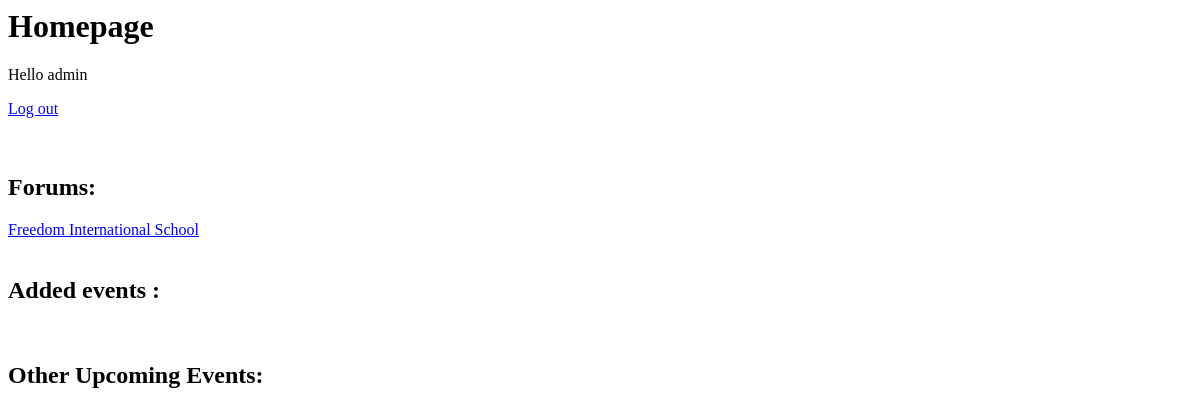
Page / (signed in) on the earlier database version.
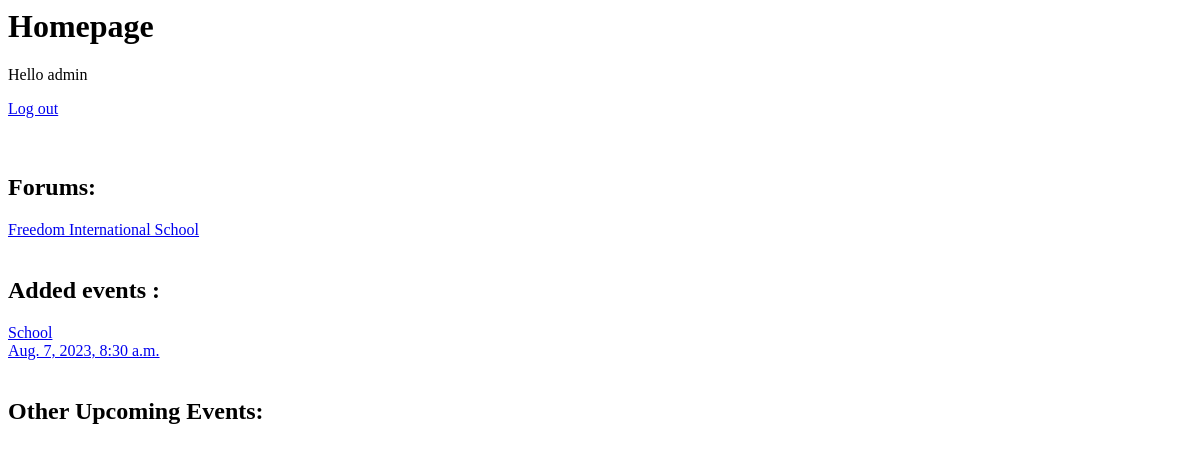
Same page on the later database version.
### forums/models.py (models this page shows, shortened)
class Forum(models.Model):
    name = models.CharField(max_length=150)
    about = models.TextField()
    users = models.ManyToManyField(CustomUser,related_name='forums')
    mods = models.ManyToManyField(CustomUser,related_name='mod_forums')
    is_public = models.BooleanField(default=False)

class Events(models.Model):
    forum = models.ManyToManyField(Forum,related_name='events')
    title = models.CharField(max_length=150)
    about = models.TextField()
    date = models.DateTimeField()
    is_public = models.BooleanField(default=False)
    users_added = models.ManyToManyField(CustomUser,blank=True,related_name='events_added')

### pages/views.py (the view)
# urls.py: 2. Add a URL to urlpatterns:  path('', views.home, name='home')
def home(request):
    if request.user.is_authenticated:
        forums = request.user.forums.all()
        users_events = request.user.events_added.all()
        events = Events.objects.filter(forum__in=forums).order_by('date').filter(Q(date__gte=datetime.now()))
        context={'forums':forums,'users_events':users_events,'events':events,}
        return render(request,'home.html',context)
    else:
        return redirect(reverse('users:login'))

### templates/home.html (shortened to what this page needs)
{% extends '_base.html' %}
{% block content %}
<h1>Homepage</h1>
<p>Hello {{user.first_name}}</p>
<a href="{% url 'users:logout' %}">Log out</a>
<br><br><br>
<h2>Forums:</h2>
{% for forum in forums %}
    <a href="{% url 'forums:forum' forum.id %}">{{forum.name}}</a>
    <br>
{% endfor %}
<br>
<h2>Added events :</h2>
{% for event in users_events %}
    <a href="{% url 'forums:event' event.id %}">{{event.title}}<br>{{event.date}}</a>
    <br>
{% endfor %}
<br>
<h2>Other Upcoming Events:</h2>
{% endblock content %}

Differences in the rows shown:
now on this page (row edited): Events: title "School", date "Aug. 7, 2023, 8:30 a.m."
